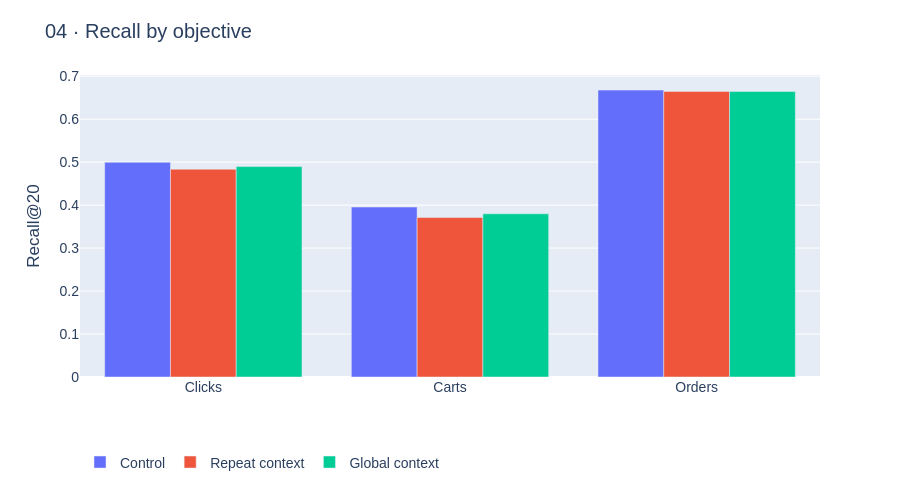

Notebook code for this chart:
### Markdown cell above
### Action-specific performance

### Code cell
f=go.Figure()
for arm,label in [("control_shared","Control"),("repeat_context","Repeat context"),("global_context_ablation","Global context")]:
    f.add_bar(name=label,x=["Clicks","Carts","Orders"],y=[RESULT["arms"][arm]["recall"][k] for k in ["clicks","carts","orders"]])
f.update_layout(title="04 · Recall by objective",barmode="group",yaxis_title="Recall@20")
emit(f)

### Figure 1 — Plotly figure (JSON) as saved in the notebook; plotly's stock layout.template omitted (floating-point values rounded to 4 significant figures)
{"data": [{"name": "Control", "type": "bar", "x": ["Clicks", "Carts", "Orders"], "y": [0.4997, 0.3955, 0.6677]}, {"name": "Repeat context", "type": "bar", "x": ["Clicks", "Carts", "Orders"], "y": [0.4836, 0.3711, 0.6646]}, {"name": "Global context", "type": "bar", "x": ["Clicks", "Carts", "Orders"], "y": [0.4896, 0.3798, 0.6646]}], "layout": {"barmode": "group", "font": {"family": "Arial", "size": 14}, "height": 490, "legend": {"orientation": "h", "y": -0.23}, "margin": {"b": 100, "t": 75}, "title": {"text": "04 · Recall by objective"}, "xaxis": {"automargin": true}, "yaxis": {"automargin": true, "title": {"text": "Recall@20"}}}}
